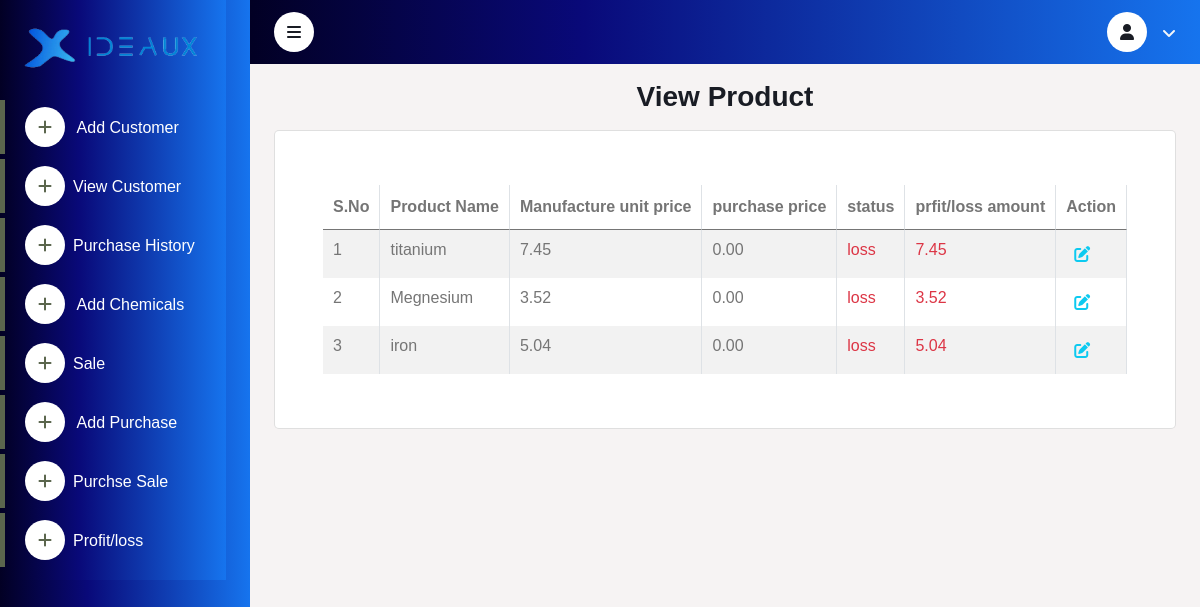
The page /raw/view_product/ on the database its author committed.
### manu/models.py (models this page shows)
class Product(models.Model):
    manufactured_product=models.CharField(max_length=20)
    manufactured_quantity=models.CharField(max_length=60)
    measure=models.CharField(choices = MEASURE_CHOICES,max_length=60)
    type_name=models.CharField(max_length=20,choices=TYPE_CHOICES,null=True,blank=True)
    total_charge_amount=models.DecimalField(max_digits = 16, decimal_places = 2,default=0)
    raw_material_amount=models.DecimalField(max_digits = 16, decimal_places = 2,default=0)
    sell_status=models.CharField(max_length=20,choices=STATUS_CHOICES,null=True,blank=True)
    status= models.CharField(choices=STATUS_CHOICES,max_length=100, null=True,blank=True)
    price_pro_loss=models.DecimalField(max_digits = 8,decimal_places = 2,default=0)
    total_manufactured_amount=models.DecimalField(max_digits = 16, decimal_places = 2,default=0)
    total_sell_amount=models.DecimalField(max_digits = 16, decimal_places = 2,default=0)
    sub_amount=models.DecimalField(max_digits = 16, decimal_places = 2,default=0)
    unit_purchase_price=models.DecimalField(max_digits = 16, decimal_places = 2,default=0)
    sell_quantity=models.IntegerField(null=True, blank=True,default=0)
    unit_price_manu_product=models.DecimalField(max_digits = 16, decimal_places = 2,default=0)
    quantity_price=models.IntegerField(null=True, blank=True,default=0)
    purchase_price=models.DecimalField(max_digits = 8,decimal_places = 2,default=0)
    created_at = models.DateTimeField(auto_now_add=True)
    updated_at = models.DateTimeField(auto_now=True)

### rawmaterial/views.py (the view)
# urls.py: path('view_product/',views.view_product,name="view_product"),
def view_product(request):
    pro=Product.objects.all()
    return render(request,'raw/view_pro.html',{'pro':pro})

### rawmaterial/rawmaterial/templates/raw/view_pro.html
{% extends 'user/layout.html' %}
{% load static%}
{% block content %}
<div class="container">
    <h3 class="text-center mt-3">View Product</h3>
    <div class="card mt-3 p-5">
        <div class="table-responsive">
            <table id="example" class="table table-striped table-bordered table-hover" style="width:100%">
                <thead>
                    <tr>
                        <th rowspan="2">S.No</th>
                        <th rowspan="2">Product&nbsp;Name</th>
                        <th rowspan="2">Manufacture unit price</th>
                        <th rowspan="2">purchase price</th>
                        <th rowspan="2">status</th>
                        <th rowspan="2">prfit/loss amount</th>
                        <th rowspan="2">Action</th>
                </thead>
                <tbody>
                    {% for i in pro %}
                    <tr>
                        <td>{{forloop.counter}}</td>
                        <td>{{i.manufactured_product}}</td>
                        <td>{{i.unit_price_manu_product}}</td>
                        <td>{{i.unit_purchase_price}}</td>
                        {% if i.status == 'profit' %}
                        <td class="text-success">{{i.status}}</td>
                        {% elif i.status == 'loss' %}
                        <td class="text-danger">{{i.status}}</td>
                        {% else %}
                        <td> - </td>
                        {% endif %}
                        {% if i.status == 'profit' %}
                        <td class="text-success">{{i.price_pro_loss}}</td>
                        {% elif i.status == 'loss' %}
                        <td class="text-danger">{{i.price_pro_loss}}</td>
                        {% else %}
                        <td >{{i.price_pro_loss}}</td>
                        {% endif %}
                        <td> <a href="{% url 'purchase_product' i.id  %}"><i class="fa-solid fa-pen-to-square p-2 text-info" ></i></a></td>
                    </tr>
                    {% endfor %}
                </tbody>
            </table>
        </div>
    </div>
</div>
</div>
{% endblock content %}

### user/templates/user/layout.html (shortened to what this page needs)
{% load static%}
<!DOCTYPE html>
<html lang="en">
  <head>
    <link
      rel="stylesheet"
      href="https://cdnjs.cloudflare.com/ajax/libs/font-awesome/6.2.1/css/all.min.css"
    />
    <link
      href="https://cdn.jsdelivr.net/npm/bootstrap-icons@1.4.1/font/bootstrap-icons.css"
      rel="stylesheet"
    />
   <link rel="stylesheet" href="https://cdn.datatables.net/1.12.1/css/dataTables.bootstrap4.min.css">
   <link rel = "stylesheet" type = "text/css" href = "https://cdn.datatables.net/1.11.5/css/jquery.dataTables.min.css"/>
   <link rel="stylesheet" href="https://cdnjs.cloudflare.com/ajax/libs/font-awesome/6.1.2/css/all.min.css">
  <link rel="stylesheet" href="https://cdnjs.cloudflare.com/ajax/libs/select2/4.0.1/css/select2.min.css" />
    <link href="{% static 'css/min.css' %}" rel="stylesheet" />
    <link href="{% static 'css/styles.css' %}" rel="stylesheet" />
  </head>
  <body>
    <div class="sidebar pe-4 pb-3">
      <nav class="navbar bg-light navbar-light">
        <a href="" class="navbar-brand mx-4 mb-3">
         <img src="{% static 'images/logo1.png' %}" alt="logo" style="width:100%">
        </a>
        <div class="navbar-nav w-100">
          <a href="{% url 'add_customer' %}" class="nav-item nav-link"
          ><i class="fa-solid fa-plus me-2"></i> Add Customer</a
        >
        <a href="{% url 'view_customer' %}" class="nav-item nav-link"
        ><i class="fa-solid fa-plus me-2"></i>View Customer  </a
      >
      <a href="{% url 'customer_purchase' %}" class="nav-item nav-link"
      ><i class="fa-solid fa-plus me-2"></i>Purchase History</a
    >
        <a href="{% url 'product' %}" class="nav-item nav-link"
          ><i class="fa-solid fa-plus me-2"></i> Add Chemicals</a
        >
        <a href="{% url 'soldproduct_details' %}" class="nav-item nav-link"
        ><i class="fa-solid fa-plus me-2"></i>Sale</a
      >
        <a href="{% url 'by_product' %}" class="nav-item nav-link"
        ><i class="fa-solid fa-plus me-2"></i> Add Purchase </a
      >
    <a href="{% url 'purchase_sold_detail' %}" class="nav-item nav-link"
    ><i class="fa-solid fa-plus me-2"></i>Purchse Sale</a
  >
  <a href="{% url 'view_product' %}" class="nav-item nav-link"
  ><i class="fa-solid fa-plus me-2"></i>Profit/loss</a
>
        </div>
      </nav>
    </div>
    <div class="content">
      <nav
        class="navbar navbar-expand bg-light navbar-light sticky-top px-4 py-0"
      >
        <a href="#" class="sidebar-toggler text-dark flex-shrink-0">
          <i class="fa fa-bars"></i>
        </a>
        <div class="navbar-nav align-items-center ms-auto">
          <div class="nav-item dropdown ">
            <a
              href="#"
              class="nav-link dropdown-toggle text-light"
              data-bs-toggle="dropdown"
            >
              <i class="fa-solid fa-user text-dark"></i>
            </a>
          </div>
        </div>
      </nav>
      <main>
      <div class="container">
        <div class="err_msg">
        {% block content %}
        {% endblock content %}
  </main>
    </body>
    </html>

### user/static/css/styles.css (style rules this page uses)
:root { --primary: #bb1e30; --light: #e92a41; --dark: #252525; --blue:rgb(71, 144, 208); }
.sidebar { position: fixed; top: 0; left: 0; bottom: 0; width: 250px; height: 100vh; overflow-y: auto; background-image: linear-gradient(90deg, #020024 0%, #090979 35%, #1674ee 100%); transition: 0.5s; z-index: 999; }
.bg-light { background-image: linear-gradient(90deg, #020024 0%, #090979 35%, #1674ee 100%) !important; }
.content { margin-left: 250px; min-height: 100vh; background-color: rgb(246, 243, 243); transition: 0.5s; }
@media (min-width: 992px) { .sidebar { margin-left: 0; } }
@media (min-width: 992px) { .content { width: calc(100% - 250px); } }
.sidebar .navbar .navbar-nav .nav-link { padding: 7px 20px; margin-bottom:5px; color: #fff; font-weight: 500; border-left: 5px solid #5b664d; border-radius: 0 ; margin-left: 0; outline: none; transition: 0.5s; }
.sidebar .navbar .navbar-nav .nav-link i { width: 40px; height: 40px; display: inline-flex; align-items: center; justify-content: center; background: #FFFFFF; border-radius: 40px; color: #5b664d; }
.content .navbar .navbar-nav .nav-link { margin-left: 25px; padding: 12px 0; color: var(--dark); outline: none; }
.content .navbar .sidebar-toggler, .content .navbar .navbar-nav .nav-link i { width: 40px; height: 40px; display: inline-flex; align-items: center; justify-content: center; background: #FFFFFF; border-radius: 40px; }
.content .navbar .dropdown-toggle::after { margin-left: 6px; vertical-align: middle; border: none; content: "\f107"; font-family: "Font Awesome 5 Free"; font-weight: 900; transition: .5s; }

### rows shown on the page
Product: manufactured_product "titanium", unit_price_manu_product "7.45", unit_purchase_price "0.00", status "loss", price_pro_loss "7.45"
Product: manufactured_product "Megnesium", unit_price_manu_product "3.52", unit_purchase_price "0.00", status "loss", price_pro_loss "3.52"
Product: manufactured_product "iron", unit_price_manu_product "5.04", unit_purchase_price "0.00", status "loss", price_pro_loss "5.04"
